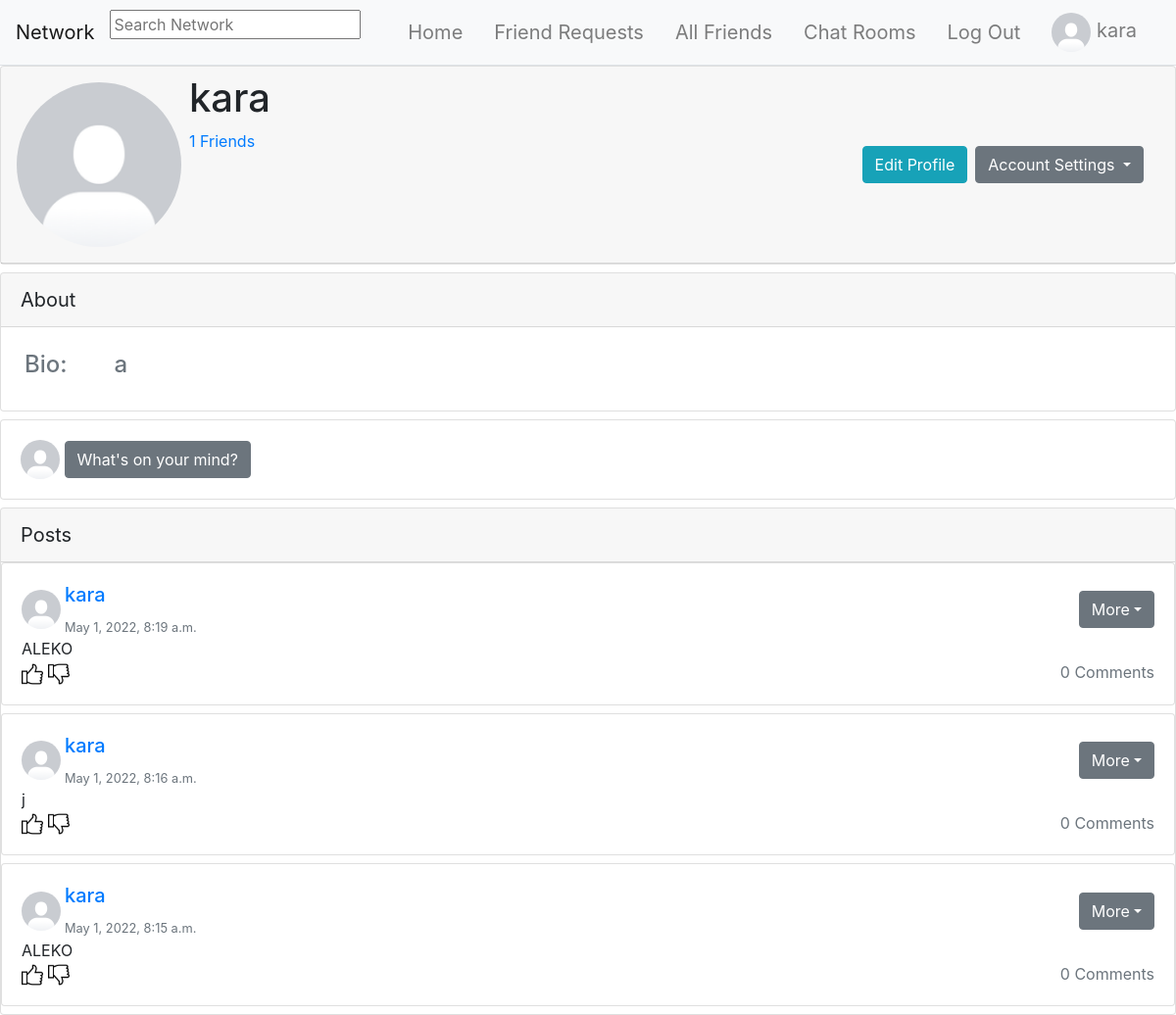
/profile/1ddf0b23-433a-490e-a192-33c4fb090b60 (signed in), run on the app's committed database.
### network/models.py (models this page shows, shortened)
class User(AbstractUser):
    pass

class UserProfile(models.Model):
    id = models.UUIDField(primary_key=True, default=uuid.uuid4, editable=False)
    user = models.OneToOneField(User, related_name="profile", on_delete=models.CASCADE)
    bio = models.TextField(default="No Bio...", max_length=101)
    picture = models.ImageField(default="default_profile_image.png")
    friends = models.ManyToManyField(to="self", blank=True, related_name="+", symmetrical=False)
    blocked = models.ManyToManyField(to="self", blank=True, related_name="+", symmetrical=False)

class Post(models.Model):
    id = models.UUIDField(primary_key=True, default=uuid.uuid4, editable=False)
    author = models.ForeignKey(UserProfile, on_delete=models.CASCADE)
    description = models.TextField()
    only_friends = models.BooleanField(default=False)
    only_me = models.BooleanField(default=False)
    timestamp = models.DateTimeField(default=timezone.now)
    likes = models.ManyToManyField(UserProfile, blank=True, related_name="likes")
    dislikes = models.ManyToManyField(UserProfile, blank=True, related_name="dislikes")

### network/views.py (the view)
# urls.py: path("profile/<uuid:profile_id>", views.show_profile, name="profile"),
@login_required
def show_profile(request, profile_id):
    try:
        profile = UserProfile.objects.get(id=profile_id)
        context = {
            "profile": profile,
            "posts": Post.objects.filter(author=profile).order_by('-timestamp'),
            "friend_request_available": not profile in request.user.profile.friends.all() and not profile in request.user.profile.blocked.all() and profile.user != request.user,
            "currently_friended": profile in request.user.profile.friends.all(),
            "self_in_friend_request": self_in_friend_request(profile, request.user.profile),
            "self_in_profile_friend_request": self_in_profile_friend_request(request.user.profile, profile)
        }
        if self_in_profile_friend_request(request.user.profile, profile):
            friend_request = FriendRequest.objects.get(to_user=request.user.profile, from_user=profile)
            context["friend_request_id"] = friend_request.id
        if request.user != profile.user:
            context["mutual_friends"] = mutual_friends(request.user.profile, profile)
            context["mutual_friends_amount"] = mutual_friends(request.user.profile, profile).count()
    except UserProfile.DoesNotExist:
        return JsonResponse({"error": "User matching query does not exist."})
    return render(request, "network/profile.html", context)

### network/views.py (called while the page is built)
def self_in_friend_request(to_user, from_user):
    try:
        FriendRequest.objects.get(to_user=to_user, from_user=from_user, active=True)
        return True
    except FriendRequest.DoesNotExist:
        return False

def self_in_profile_friend_request(to_user, from_user):
    try:
        FriendRequest.objects.get(to_user=to_user, from_user=from_user, active=True)
        return True
    except FriendRequest.DoesNotExist:
        return False

### templates/network/profile.html (shortened to what this page needs)
{% extends "network/layout.html" %} {% load static %}
{% block body %}
    {% if not request.user in profile.blocked.all and not profile.user in request.user.profile.blocked.all %}
    <div id="profile">
        <div class="card">
            <div class="card-header d-flex p-2">
                <div class="m-2">
                    <img class="profile_picture" src="{{ profile.picture.url }}" alt="Profile Picture" style="border-radius: 50%" id="default_profile_picture" width="168" height="168">
                </div>
                <div class="d-flex flex-column">
                    <div>
                        <h1>
                            {{ profile.user.username }}
                        </h1>
                    </div>
                    <div>
                        <div>
                            <a href="{% url 'profile_friends' profile.id %}">
                                {{ profile.friends.count }} Friends
                            </a>
                        </div>
                    </div>
                </div>
                    <div class="d-flex ml-auto align-items-center p-2">
                        {% if request.user == profile.user %}
                        <div class="mr-2">
                            <button type="button" class="btn btn-info"
                                data-toggle="modal" data-target="#profileModal">Edit Profile</button>
                        </div>
                        <div class="dropdown">
                            <button class="btn btn-secondary dropdown-toggle" type="button" id="dropdownMenuButton" data-toggle="dropdown" aria-haspopup="true" aria-expanded="false">
                            Account Settings
                            </button>
                        {% endif %}
                    </div>
                    <div class="d-flex align-items-center p-2">
                    </div>
                </div>
            </div>
        </div>
    </div>
    <div class="card mt-2">
        <div class="card-header" style="font-size: 20px;">About</div>
            <div class="d-flex justify-content-start text-muted">
                <div class="m-3 p-2">
                    <h4>Bio:</h4>
                </div>
                <div class="m-3 p-2">
                    <h4 id="default_profile_bio">
                        {{ profile.bio }}
                    </h4>
                </div>
            </div>
        </div>
    </div>
    {% if request.user == profile.user %}
    <div id="newPost" class="mt-2">
        <div class="card">
            <div class="card-body">
                <a href="{% url 'profile' request.user.profile.id %}">
                    <img src="{{ request.user.profile.picture.url }}" class="d-inline" alt="Logged in Profile Picture"
                        width="40px" height="40px" style="border-radius: 50%" id="newPostProfilePicture">
                </a>
                <button type="button" class="btn btn-secondary" data-toggle="modal" data-target="#newPostModal" id="postModal">What's on your
                    mind?</button>
            </div>
        </div>
    </div>
    {% endif %}
    <div class="card mt-2">
        <div class="card-header" style="font-size: 20px;">Posts</div>
        {% for post in posts %}
            {% include "network/posts.html" %}
        {% empty %}
            <div class="d-flex justify-content-center text-muted">
                <h4 class="mt-3 mb-3">No posts available</h4>
            </div>
        {% endfor %}
    </div>
    {% endif %}
{% endblock body %}

### templates/network/layout.html (shortened to what this page needs)
{% load static %}
<!DOCTYPE html>
<html lang="en">
<head>
    <link rel="stylesheet" href="https://stackpath.bootstrapcdn.com/bootstrap/4.4.1/css/bootstrap.min.css">
    <link rel="stylesheet" href="{% static 'network/css/styles.css' %}">
    <link rel="stylesheet" href="https://unpkg.com/@trevoreyre/autocomplete-js/dist/style.css">
</head>
<body>
    <nav class="navbar navbar-expand-lg navbar-light bg-light sticky-top border-bottom">
        <a class="navbar-brand" href="{% url 'index' %}">Network</a>
        {% if request.user.is_authenticated %}
            <div id="autocomplete" class="autocomplete" style="width: 320px;">
                <form action="{% url 'search_results' %}" method="get">
                    <input class="autocomplete-input" id="autocomplete_input" placeholder="Search Network" name="q">
                </form>
            </div>
        {% endif %}
        <div class="collapse navbar-collapse" id="navbarNav">
            <ul class="navbar-nav mx-auto">
                {% if user.is_authenticated %}
                <li class="nav-item">
                    <a class="navbar-brand nav-link" href="{% url 'index' %}">
                        Home
                    </a>
                </li>
                <li class="nav-item">
                    <a class="navbar-brand nav-link" href="{% url 'friend_requests' %}">
                        Friend Requests
                    </a>
                </li>
                <li class="nav-item">
                    <a class="navbar-brand nav-link" href="{% url 'friends' %}">
                        All Friends
                    </a>
                </li>
                <li class="nav-item">
                    <a class="navbar-brand nav-link" href="{% url 'chat:index' %}">
                        Chat Rooms
                    </a>
                </li>
                <li class="nav-item">
                    <a class="navbar-brand nav-link" href="{% url 'account_logout' %}">
                        Log Out
                    </a>
                </li>
                {% endif %}
            </ul>
            {% if user.is_authenticated %}
                <ul class="navbar-nav ml-auto">
                    <a class="nav-link navbar-brand" href="{% url 'profile' request.user.profile.id %}" id="profile">
                        <li class="nav-item">
                            <img src="{{ user.profile.picture.url }}" alt="Logged in Profile Picture" width="40" height="40" style="border-radius: 50%;" id="logged_in_picture">
                            {{ user.username }}
                        </li>
                    </a>
                </ul>
            {% endif %}
        </div>
    </nav>
    <div class="body">
        {% block body %}
        {% endblock %}
</body>
</html>

### templates/network/posts.html (shortened to what this page needs)
{% load static %} {% load mathfilters %}
{% if post.only_friends %}
{% if post.author in request.user.profile.friends.all or request.user.profile in post.author.friends.all or post.author == request.user.profile %}
<div class="card mb-2" id="post_{{ post.id }}">
    <div class="card-body">
        <div class="d-flex align-items-center">
            <div>
                <a href="{% url 'profile' post.author.id %}">
                    <img src="{{ post.author.picture.url }}" alt="Post Auhor Profile Picture" width="40" height="40"
                        style="border-radius: 50%">
                </a>
            </div>
            <div class="flex-column ml-1">
                <div>
                    <a href="{% url 'profile' post.author.id %}">
                        <h5 class="card-title">
                            {{ post.author.user.username }}
                        </h5>
                    </a>
                </div>
                <div>
                    <small>
                        <p class="card-text text-muted">{{ post.timestamp }}</p>
                    </small>
                </div>
            </div>
            {% if request.user.profile == post.author %}
            <div class="ml-auto">
                <div class="dropdown">
                    <button type="button" class="btn btn-secondary dropdown-toggle" id="dropdownMenuButton"
                        data-toggle="dropdown" aria-haspopup="true" aria-expanded="false">More</button>
                </div>
            </div>
            {% endif %}
        </div>
        <span class="card-text" id="post_description_{{ post.id }}">{{ post.description }}</span>
        <div class="d-flex">
            <div>
                {% if request.user.profile in post.likes.all %}
                <img src="{% static 'network/images/like_fill.png' %}" alt="" width="22" height="22" class="reaction"
                    data-post_id="{{ post.id }}" data-reaction="like">
                {% else %}
                <img src="{% static 'network/images/like.png' %}" alt="" width="22" height="22" class="reaction"
                    data-post_id="{{ post.id }}" data-reaction="like">
                {% endif %}
                {% if request.user.profile in post.dislikes.all %}
                <img src="{% static 'network/images/dislike_fill.png' %}" alt="" width="22" height="22" class="reaction"
                    data-post_id="{{ post.id }}" data-reaction="dislike">
                {% else %}
                <img src="{% static 'network/images/dislike.png' %}" alt="" width="22" height="22" class="reaction"
                    data-post_id="{{ post.id }}" data-reaction="dislike">
                {% endif %}
            </div>
            <div class="ml-auto">
                <span class="text-secondary comments" data-post_id="{{ post.id }}" id="comments_amount_{{ post.id }}">
                    {{post.comments.all.count }} Comments
                </span>
            </div>
        </div>
    </div>
</div>
{% endif %}
{% endif %}

### data on the page
User: profile.picture (placeholder picture), username "kara", user.profile.picture (placeholder picture)
UserProfile: picture (placeholder picture), user.username "kara", friends.count "1", bio "a"
Post: author.picture (placeholder picture), author.user.username "kara", timestamp "May 1, 2022, 8:19 a.m.", description "ALEKO", only_friends True (drawn), comments.all.count "0"
Post: author.picture (placeholder picture), author.user.username "kara", timestamp "May 1, 2022, 8:16 a.m.", description "j", only_friends True (drawn), comments.all.count "0"
Post: author.picture (placeholder picture), author.user.username "kara", timestamp "May 1, 2022, 8:15 a.m.", description "ALEKO", only_friends True (drawn), comments.all.count "0"
